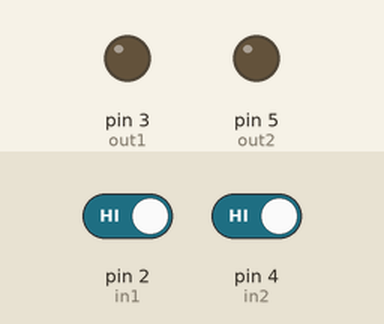
Bench run of a sketch on a simulated Arduino Uno, built with avr-gcc and run on an emulated ATmega328P. Shown: output pins drawn as LEDs (lit = HIGH). The test bench sets the inputs (shaded band); at power-on: pin 2 (in1) HIGH, pin 4 (in2) HIGH. What the sketch prints to the serial monitor is not drawn.

Above: at 1.2 s.
1.3 s: pin 2 (in1) driven LOW
At 3.9 s:
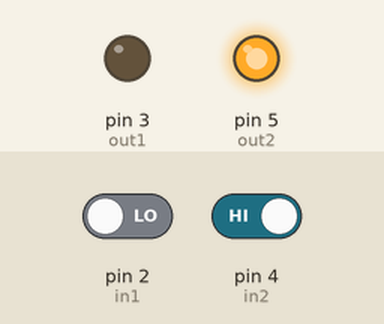
4.3 s: pin 4 (in2) driven LOW
At 7.0 s:
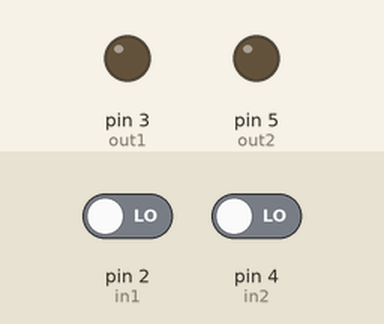
7.3 s: pin 2 (in1) driven HIGH
At 9.5 s:
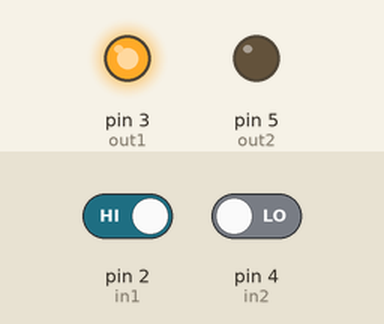
Timing chart, 0 to 11.0 s (numbered marks = the images above; inputs shaded):
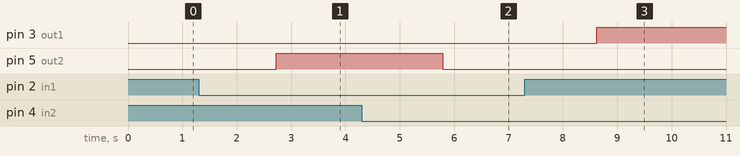

The sketch:

Trapezoid_CW_CCW.ino
```cpp
typedef enum {
  INIT,
  CW_ACCEL,
  CW_MAX,
  CW_DECEL,
  CCW_ACCEL,
  CCW_MAX,
  CCW_DECEL,
  NONE
} MotorStatus;

MotorStatus gMotorStatus = INIT;

#define MODE_STOP  0
#define MODE_CW    1
#define MODE_CCW   2
#define MODE_BRAKE 3

const int in1 = 2;
const int in2 = 4;

const int out1 = 3;
const int out2 = 5;

int pwm = 0;

void setup() {
  Serial.begin(9600);
  pinMode(in1, INPUT);
  pinMode(in2, INPUT);
  pinMode(out1, OUTPUT);
  pinMode(out2, OUTPUT);
}

void loop() {
  int in1_switch = digitalRead(in1);
  int in2_switch = digitalRead(in2);

  int mode = 0;

  if ((in1_switch == LOW) && (in2_switch == LOW)) {
    mode = MODE_STOP;
  } else if ((in1_switch == HIGH) && (in2_switch == LOW)) {
    mode = MODE_CW;
  } else if ((in1_switch == LOW) && (in2_switch == HIGH)) {
    mode = MODE_CCW;
  } else if ((in1_switch == HIGH) && (in2_switch == HIGH)){
    mode = MODE_BRAKE;
  } else {
    ;
  }

  switch (gMotorStatus) {
    case INIT:
      if (mode == MODE_CW) {
        gMotorStatus = CW_ACCEL;
      } else if (mode == MODE_CCW) {
        gMotorStatus = CCW_ACCEL;
      } else {
        ;
      }
      analogWrite(out1, 0);
      analogWrite(out2, 0);
      Serial.println(pwm);
      break;
    case CW_ACCEL:
      pwm++;
      if (mode == MODE_STOP || mode == MODE_BRAKE || mode == MODE_CCW) {
        gMotorStatus = CW_DECEL;
      } else {
        ;
      }
      if (pwm >= 255) {
        gMotorStatus = CW_MAX;
      }
      analogWrite(out1, pwm);
      analogWrite(out2, 0);
      Serial.println(pwm);
      break;
    case CW_MAX:
      if (mode == MODE_STOP || mode == MODE_BRAKE || mode == MODE_CCW) {
        gMotorStatus = CW_DECEL;
      } else {
        ;
      }
      analogWrite(out1, pwm);
      analogWrite(out2, 0);
      Serial.println(pwm);
      break;
    case CW_DECEL:
      pwm--;
      if (mode == MODE_CW) {
        gMotorStatus = CW_ACCEL;
      } else {
        ;
      }
      if (pwm <= 0) {
        gMotorStatus = INIT;
      }
      analogWrite(out1, pwm);
      analogWrite(out2, 0);
      Serial.println(pwm);
      break;
    case CCW_ACCEL:
      pwm++;
      if (mode == MODE_STOP || mode == MODE_BRAKE || mode == MODE_CW) {
        gMotorStatus = CCW_DECEL;
      } else {
        ;
      }
      if (pwm >= 255) {
        gMotorStatus = CCW_MAX;
      }
      analogWrite(out1, 0);
      analogWrite(out2, pwm);
      Serial.println(-pwm);
      break;
    case CCW_MAX:
      if (mode == MODE_STOP || mode == MODE_BRAKE || mode == MODE_CW) {
        gMotorStatus = CCW_DECEL;
      } else {
        ;
      }
      analogWrite(out1, 0);
      analogWrite(out2, pwm);
      Serial.println(-pwm);
      break;
    case CCW_DECEL:
      pwm--;
      if (mode == MODE_CCW) {
        gMotorStatus = CCW_ACCEL;
      } else {
        ;
      }
      if (pwm <= 0) {
        gMotorStatus = INIT;
      }
      analogWrite(out1, 0);
      analogWrite(out2, pwm);
      Serial.println(-pwm);
      break;
    case NONE:
      break;
    default:
      break;
  }
  delay(5);
}
```

Measured:
- after the input at 1.3 s, pin 5 (out2): LOW → HIGH after 1.4 s
- after the input at 4.3 s, pin 5 (out2): HIGH → LOW after 1.5 s
- after the input at 7.3 s, pin 3 (out1): LOW → HIGH after 1.3 s
